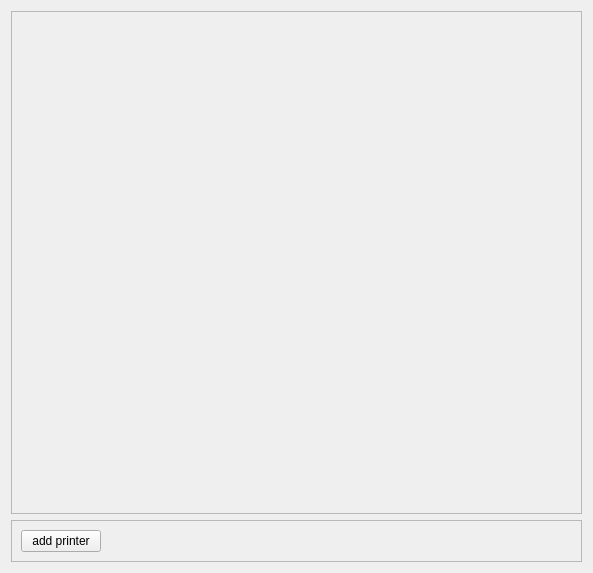
<?xml version="1.0" encoding="UTF-8"?>
<ui version="4.0">
 <class>DevicesWidget</class>
 <widget class="QWidget" name="DevicesWidget">
  <property name="geometry">
   <rect>
    <x>0</x>
    <y>0</y>
    <width>593</width>
    <height>573</height>
   </rect>
  </property>
  <property name="windowTitle">
   <string>Form</string>
  </property>
  <layout class="QVBoxLayout" name="verticalLayout">
   <item>
    <widget class="QScrollArea" name="dev">
     <property name="sizePolicy">
      <sizepolicy hsizetype="Expanding" vsizetype="Expanding">
       <horstretch>0</horstretch>
       <verstretch>1</verstretch>
      </sizepolicy>
     </property>
     <property name="autoFillBackground">
      <bool>false</bool>
     </property>
     <property name="horizontalScrollBarPolicy">
      <enum>Qt::ScrollBarAlwaysOff</enum>
     </property>
     <property name="widgetResizable">
      <bool>true</bool>
     </property>
     <widget class="QWidget" name="_devices_list">
      <property name="geometry">
       <rect>
        <x>0</x>
        <y>0</y>
        <width>573</width>
        <height>506</height>
       </rect>
      </property>
      <property name="minimumSize">
       <size>
        <width>0</width>
        <height>0</height>
       </size>
      </property>
      <property name="baseSize">
       <size>
        <width>0</width>
        <height>0</height>
       </size>
      </property>
      <property name="autoFillBackground">
       <bool>true</bool>
      </property>
      <layout class="QVBoxLayout" name="verticalLayout_2">
       <property name="spacing">
        <number>3</number>
       </property>
      </layout>
     </widget>
    </widget>
   </item>
   <item>
    <widget class="QFrame" name="frame">
     <property name="frameShape">
      <enum>QFrame::StyledPanel</enum>
     </property>
     <property name="frameShadow">
      <enum>QFrame::Raised</enum>
     </property>
     <layout class="QHBoxLayout" name="horizontalLayout">
      <item>
       <widget class="QPushButton" name="_add_printer_button">
        <property name="text">
         <string>add printer</string>
        </property>
       </widget>
      </item>
      <item>
       <spacer name="horizontalSpacer">
        <property name="orientation">
         <enum>Qt::Horizontal</enum>
        </property>
        <property name="sizeHint" stdset="0">
         <size>
          <width>40</width>
          <height>20</height>
         </size>
        </property>
       </spacer>
      </item>
     </layout>
    </widget>
   </item>
  </layout>
 </widget>
 <resources/>
 <connections/>
</ui>
